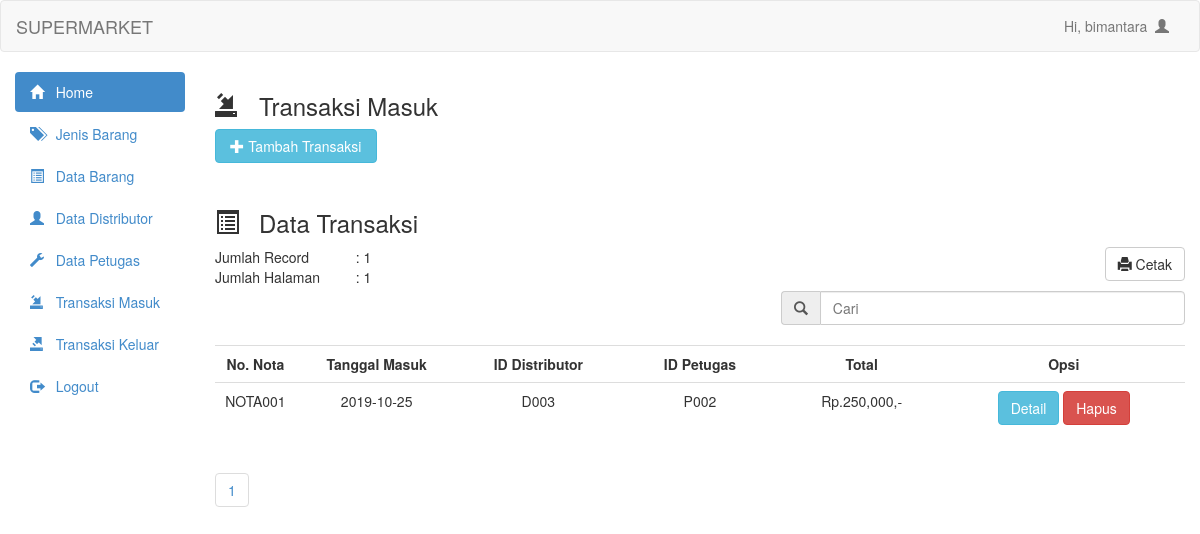
/admin/transaksi_masuk.php (signed in), run on an earlier commit of the app's database.
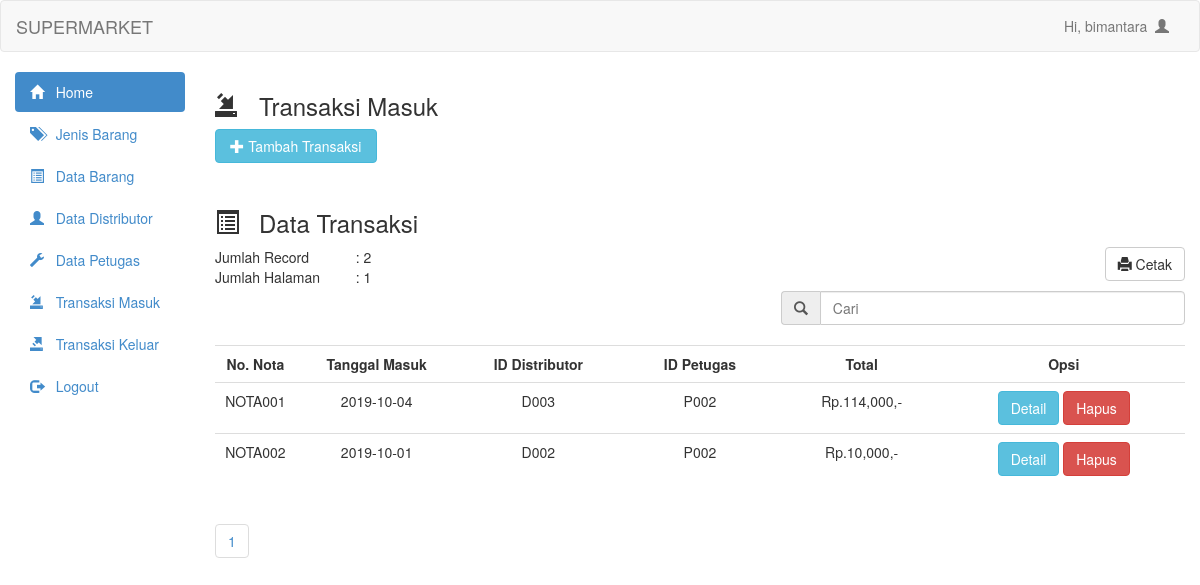
And on a later commit of the database.
### tables this page shows
CREATE TABLE `tblpetugas` (
  `id_petugas` varchar(10) NOT NULL,
  `nama_petugas` varchar(100) NOT NULL,
  `alamat` text NOT NULL,
  `email` varchar(100) NOT NULL,
  `telepon` varchar(15) NOT NULL,
  `password` varchar(100) NOT NULL
);

CREATE TABLE `tblbrgmasuk` (
  `no_nota` varchar(10) NOT NULL,
  `tgl_masuk` date NOT NULL,
  `id_distributor` varchar(10) NOT NULL,
  `id_petugas` varchar(10) NOT NULL,
  `total` int(20) NOT NULL
);

### admin/transaksi_masuk.php (the view, shortened to what this page needs)
<?php
    include "header.php";
?>
<!DOCTYPE html>
<html lang="en">
<head>
</head>
<body>
    <h3><span class="glyphicon glyphicon-import"></span> &nbsp Transaksi Masuk</h3>
    <button style="margin-bottom:20px" data-toggle="modal" data-target="#myModal" class="btn btn-info col-md-2"><span class="glyphicon glyphicon-plus"></span> Tambah Transaksi</button>
    <br/>
    <br/>
    <br/>
    <?php
        $user=$_SESSION['user'];
        $per_hal = 10;
        $jumlah_record = mysqli_query($connect, "SELECT COUNT(*) from tblbrgmasuk");
        $jum = mysqli_fetch_array($jumlah_record, MYSQLI_NUM);
        $halaman = ceil($jum[0] / $per_hal);
        $page = (isset($_GET['page'])) ? (int) $_GET['page'] : 1;
        $start = ($page - 1) * $per_hal;
        $petugas = mysqli_query($connect, "select * from tblpetugas where nama_petugas='$user'");
        while ($data_petugas = mysqli_fetch_array($petugas)) {
    ?>
    <h3><span class="glyphicon glyphicon-list-alt"></span> &nbsp Data Transaksi</h3>
    <table class="col-md-2">
            <tr>
                <td>Jumlah Record</td>
                <td><?php echo ": ".$jum[0]; ?></td>
            </tr>
            <tr>
                <td>Jumlah Halaman</td>
                <td><?php echo ": ".$halaman; ?></td>
            </tr>
    </table>
    <a style="margin-bottom:10px" href="cetak_transaksi_masuk.php" target="_blank" class="btn btn-default pull-right"><span
    class='glyphicon glyphicon-print'></span> Cetak</a>
    <form action="transaksi_masuk_search.php" method="get">
        <div class="input-group col-md-5 col-md-offset-7">
            <span class="input-group-addon" id="basic-addon1"><span class="glyphicon glyphicon-search"></span></span>
            <input type="text" class="form-control" placeholder="Cari" aria-describedby="basic-addon1"
                name="cari">
        </div>
    </form>
    <br />
    <table class="table table-hover">
        <tr>
            <th class="col-md-1"><center>No. Nota</th>
            <th class="col-md-2"><center>Tanggal Masuk</th>
            <th class="col-md-2"><center>ID Distributor</th>
            <th class="col-md-2"><center>ID Petugas</th>
            <th class="col-md-2"><center>Total</th>
            <th class="col-md-4"><center>Opsi</th>
        </tr>
        <?php
            if (isset($_GET['cari'])) {
                $cari = mysqli_real_escape_string($connect, $_GET['cari']);
                $barang = mysqli_query($connect, "select * from tblbrgmasuk where `no_nota` like '%$cari%' || `tgl_masuk` like '%$cari%' ||`id_distributor` like '%$cari%' || `id_petugas` like '%$cari%' || `total` like '%$cari%'");
            }
            else {
                $barang = mysqli_query($connect, "select * from tblbrgmasuk limit $start, $per_hal");
            }
            while ($data_barang = mysqli_fetch_array($barang)) {
        ?>
        <tr>
            <td><center><?php echo $data_barang['no_nota']?></td>
            <td><center><?php echo $data_barang['tgl_masuk'] ?></td>
            <td><center><?php echo $data_barang['id_distributor'] ?></td>
            <td><center><?php echo $data_barang['id_petugas'] ?></td>
            <td><center>Rp.<?php echo number_format($data_barang['total']) ?>,-</td>
            <td><center>
                <a href="transaksi_masuk_tampil.php?no_nota=<?php echo $data_barang['no_nota']; ?>" class="btn btn-info">Detail</a>
                <a onclick="if(confirm('Apakah anda yakin ingin menghapus data <?php echo $data_barang['no_nota']; ?>??')){ location.href='transaksi_masuk_delete.php?no_nota=<?php echo $data_barang['no_nota']; ?>' }" class="btn btn-danger">Hapus</a>
            </td>
        </tr>
        <?php
        }
        ?>
    </table>
    <ul class="pagination">
        <?php
        for ($x = 1; $x <= $halaman; $x++) {
            ?>
        <li><a href="?page=<?php echo $x ?>"><?php echo $x ?></a></li>
        <?php
        }
        ?>
    </ul>
    <?php
    }
    ?>
</body>

What changed in the data, as far as the page shows it:
computed for tblpetugas: jum "1" → "2"
changed tblbrgmasuk "NOTA001": tgl_masuk "2019-10-25" → "2019-10-04"; total "250,000" → "114,000"
added tblbrgmasuk: no_nota "NOTA002", tgl_masuk "2019-10-01", id_distributor "D002", id_petugas "P002", total "10,000"
